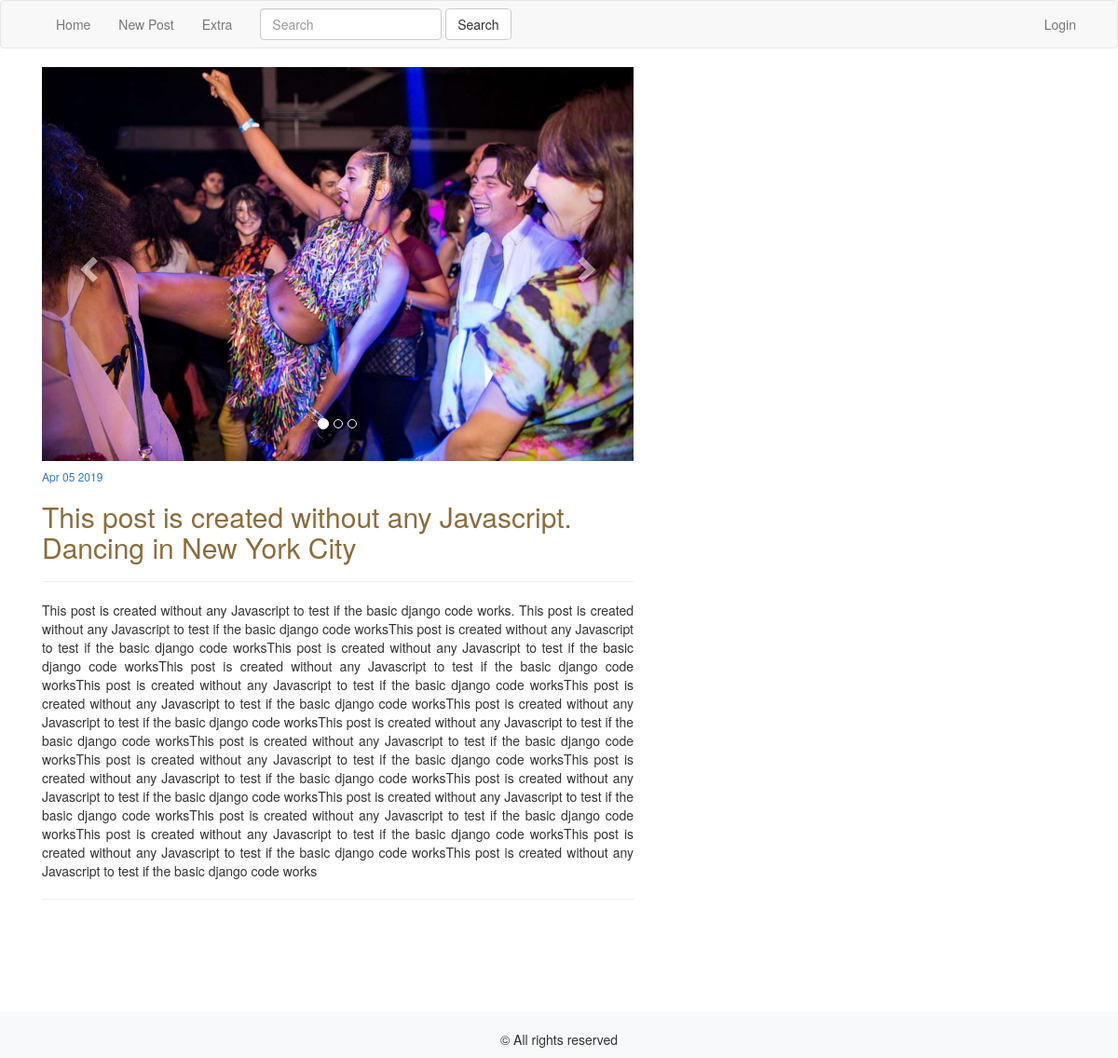
/posts/admin/this-post-is-created-without-any-javascript-dancing-in-new-york-city/, run on the app's committed database.
### posts/models.py (models this page shows, shortened)
class Prep (models.Model): #(Images)
    post = models.ForeignKey(Post, on_delete=models.CASCADE, related_name='post_prep')
    image = models.ImageField(upload_to='images/', blank=True, null=True, default='')
    image_title = models.CharField(max_length=100, blank=True, null=True)
    image_description = models.CharField(max_length=250, blank=True, null=True)
    sequence = models.SmallIntegerField(blank=True, null=True, validators=[MaxValueValidator(12),
                                                                           MinValueValidator(1)])
    class Meta:
        unique_together = (('post', 'sequence'),)
        ordering = ['sequence']

class Post(models.Model):
    user = models.ForeignKey(User, related_name='posts')
    created_at = models.DateTimeField(auto_now_add=True)
    title = models.CharField(max_length=250, unique=True)
    slug = models.SlugField(allow_unicode=True, unique=True, max_length=500)
    message = models.TextField(blank=True, null=True)
    message_html = models.TextField(editable=False, blank=True, null=True)
    post_image = models.ImageField(blank=True, null=True)
    is_draft = models.BooleanField(default=True)
    class Meta:
        ordering = ['-created_at']

### posts/views.py (the view)
# urls.py: url(r'^(?P<username>[-\w]+)/(?P<slug>[-\w]+)/$', views.PostDetail.as_view(), name='single'),
class PostDetail(DetailView):
    model = Post

### django_multiple_image_form/context_processors.py (called while the page is built)
def sections_processor(request):
    user = request.user
    if user.is_authenticated:
        drafts = user.posts.filter(is_draft=True).count()
    else:
        drafts = ''
    return {'drafts': drafts}

### posts/templates/posts/post_detail.html (shortened to what this page needs)
{% extends 'base.html' %}
{% load staticfiles %}
{% load bootstrap3 %}
{% block body %}
<div class="col-md-7">
    <div class="post-media">
        <div>
            <div id="myCarousel" class="carousel slide" data-ride="carousel" data-interval="false">
                <ol class="carousel-indicators">
                    <li data-target="#myCarousel" data-slide-to="0" class="active"></li>
                    {% for prep in post.post_prep.all %}
                    <li data-target="#myCarousel" data-slide-to="{{forloop.counter}}"></li>
                    {% endfor %}
                </ol>
                <div class="carousel-inner">
                    {% if post.post_image %}
                        <div class="item active">
                            <img class="img-responsive" src="{{post.post_image.url}}" alt="Image for {{post.title}}" >
                        </div>
                        {% endif %}
                </div>
            <a class="left carousel-control" href="#myCarousel" data-slide="prev">
              <span class="glyphicon glyphicon-chevron-left"></span>
            </a>
            <a class="right carousel-control" href="#myCarousel" data-slide="next">
              <span class="glyphicon glyphicon-chevron-right"></span>
            </a>
            </div>
        </div>
    </div>
    <h6>
        <time><a href="{% url 'posts:single' username=post.user.username slug=post.slug %}">{{post.created_at|date:"M d Y"}}</a></time>
    </h6>
        <div>
        <div>
        <h2><a href="{% url 'posts:single' username=post.user.username slug=post.slug %}" class="text-warning">{{post.title}}</a></h2>
        </div>
        <hr/>
    </div>
    <div>
        <div>
            <p class="text-justify">{{post.message|safe|linebreaksbr|urlizetrunc:15}}</p>
            <hr>
        </div>
    </div>
</div>
{% endblock %}

### static/style.css (style rules this page uses)
html, body { height: 100%; }

### data on the page
Post: post_image (picture), created_at "Apr 05 2019", title "This post is created without any Javascript. Dancing in New York City", message "This post is created without any Javascript to test if the basic django code works. This post is created without any Javascript to test if the basic django code worksThis post is created without any Javascript to test if the basic django code worksThis post is created without any Javascript to test if the basic django code worksThis post is created without any Javascript to test if the basic django code worksThis post is created without any Javascript to test if the basic django code worksThis post is created without any Javascript to test if the basic django code worksThis post is created without any Javascript to test if the basic django code worksThis post is created without any…"
